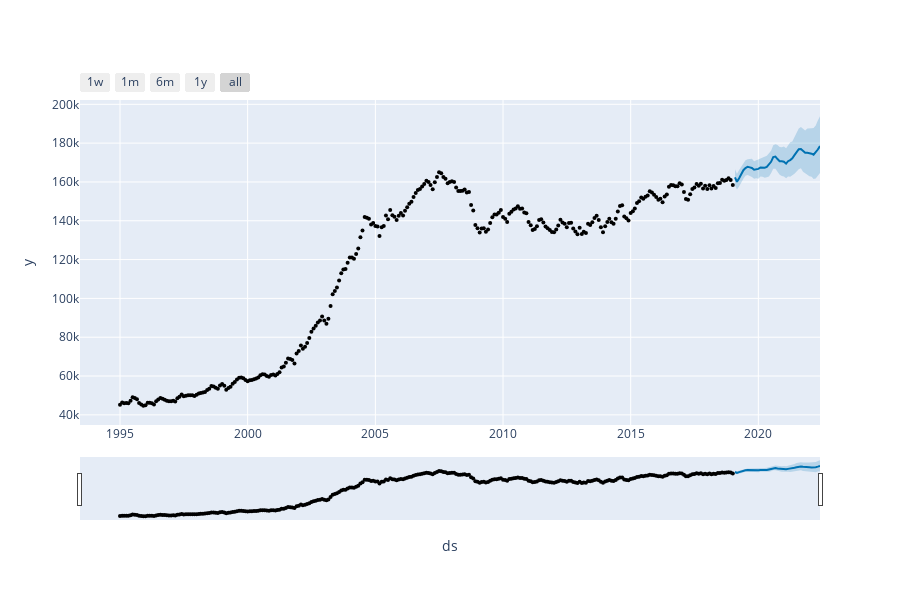

Write notebook code for a chart like this one.
### Code cell
from prophet.plot import plot_plotly, plot_components_plotly

plot_plotly(model, newcastle_forecast)
